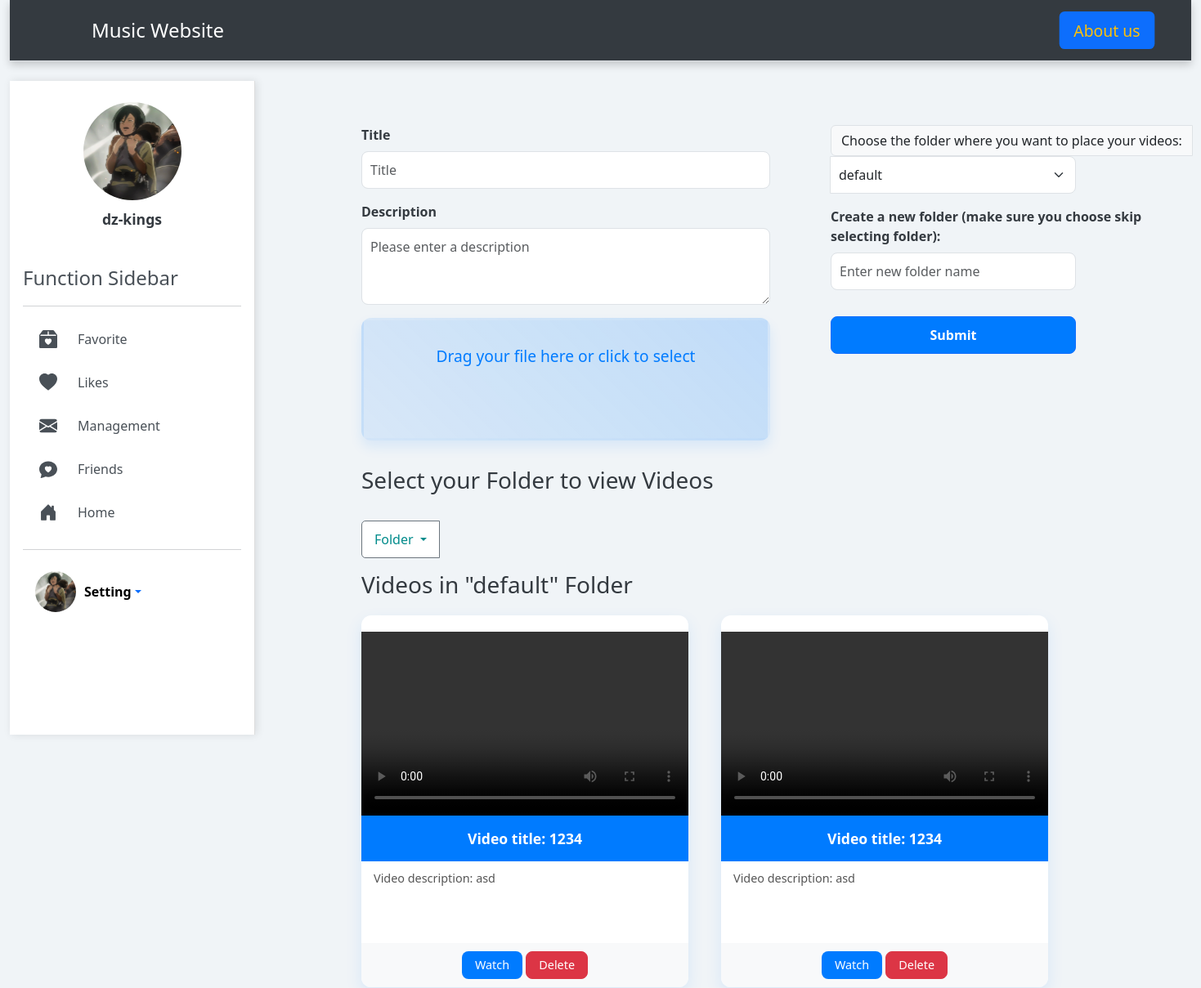
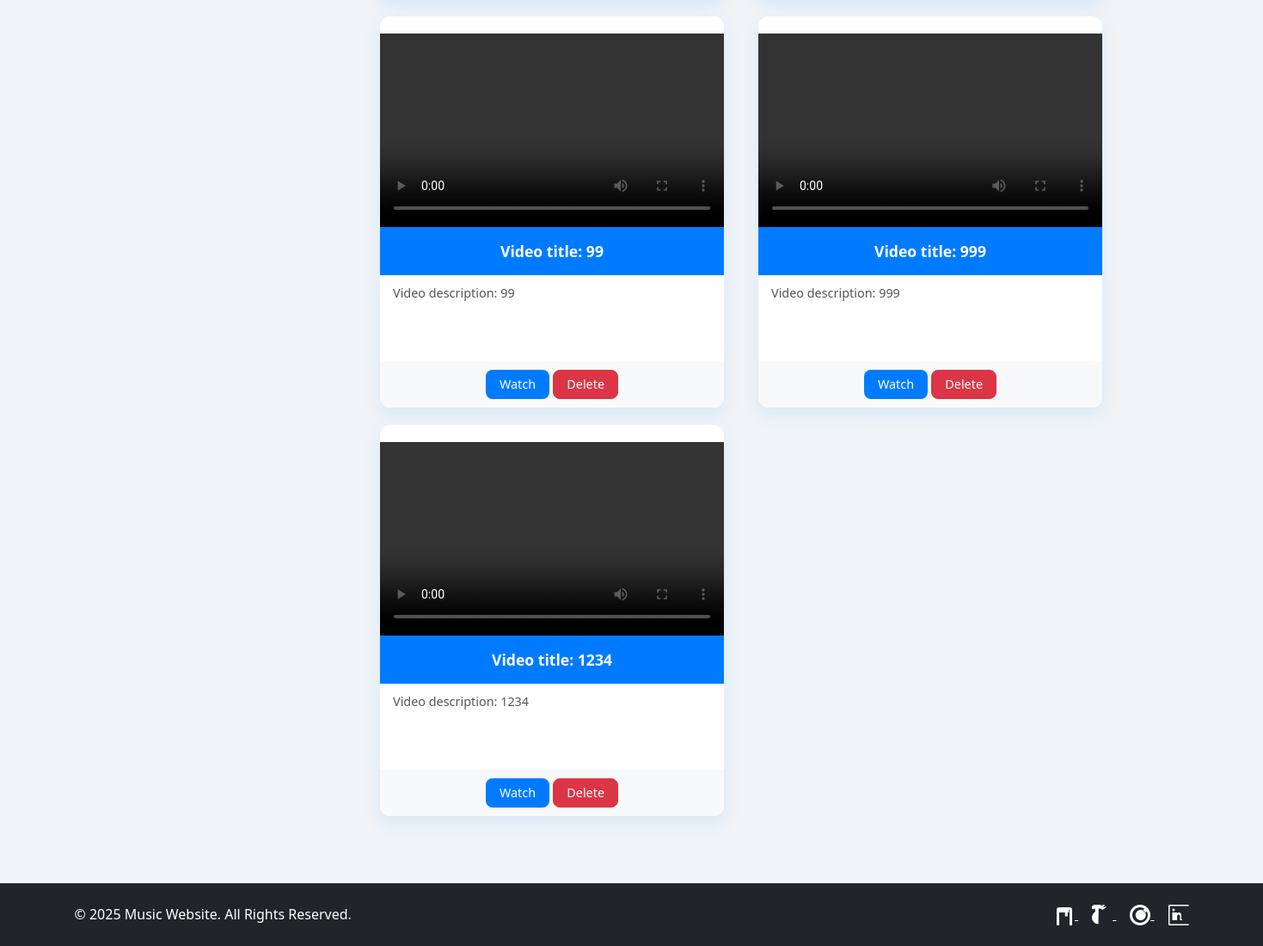
The page /user/management (signed in) on the database its author committed (2 pictures, top to bottom).
### user/models.py (models this page shows)
class management_folders(models.Model):
    user=models.ForeignKey(User,on_delete=models.CASCADE)
    title=models.CharField(max_length=200)
    videos=models.ManyToManyField(management, blank=True)

class management(models.Model):
    user=models.ForeignKey(User,related_name="management_set",on_delete=models.CASCADE)
    title=models.CharField(max_length=200)
    description=models.CharField(max_length=20000)
    upload_time=models.DateTimeField(auto_now_add=True)
    video=models.FileField(upload_to="videos/")

### user/views.py (the view, shortened to what this page needs)
# urls.py: path("management", views.user_management, name="management"),
@login_required
def user_management(request):
    user=request.user
    avatar = user.avatars.avatar
    forlder_id1=request.POST.get('folder_id')
    if forlder_id1:
        selected_forlder=management_folders.objects.filter(user=request.user,id=forlder_id1).first()
        videos=selected_forlder.videos.all()
    else:
        selected_forlder=management_folders.objects.filter(user=request.user).first()
        if not selected_forlder:
            management_folders.objects.create(user=request.user,title='default')
            selected_forlder=management_folders.objects.filter(user=request.user).first()
        videos=selected_forlder.videos.all()
    folders=management_folders.objects.filter(user=request.user)
    return render(request,'management.html',context={'videos':videos,'folders':folders,'selected_folder':selected_forlder,'user':user,'avatar':avatar})

### templates/management.html (shortened to what this page needs)
{% extends 'mainpage_template.html' %}
{% block body1 %}
<div style="max-width: 500px">
    <form method="POST" enctype="multipart/form-data">
        <div class="d-flex">
            <div class="flex-fill me-4" style="max-width: 600px;min-width: 500px">
                <div class="mb-3">
                    <label for="exampleFormControlInput1" class="form-label">Title</label>
                    <input type="text" class="form-control" id="exampleFormControlInput1" placeholder="Title" name="title" required>
                </div>
                <div class="mb-3">
                    <label for="exampleFormControlTextarea1" class="form-label">Description</label>
                    <textarea class="form-control" id="exampleFormControlTextarea1" rows="3" name="description" placeholder="Please enter a description" required></textarea>
                </div>
                <div class="mb-3">
                    <label for="video" class="drop-container" id="video-drop-container">
                        <span class="drop-title">Drag your file here or click to select</span>
                    </label>
                </div>
            </div>
            <div class="flex-fill" style="max-width: 300px; margin-left: 50px">
                <div class="input-group mb-3">
                    <label class="input-group-text" for="inputGroupSelect01">Choose the folder where you want to place your videos:</label>
                    <select class="form-select" id="inputGroupSelect01" name="folder_id">
                        {% for folder in folders %}
                            <option value="{{ folder.id }}" {% if selected_folder and selected_folder.id == folder.id %}selected{% endif %}>{{ folder.title }}</option>
                        {% endfor %}
                    </select>
                </div>
                <div id="new-folder-container" class="mb-3">
                    <label for="new_folder_title" class="form-label" style="width:400px">Create a new folder (make sure you choose skip selecting folder):</label>
                    <input type="text" class="form-control" id="new_folder_title" name="new_folder_title" placeholder="Enter new folder name">
                </div>
                <button type="submit" class="btn btn-primary mt-3 w-100">Submit</button>
            </div>
        </div>
    </form>
</div>
<h3>Select your Folder to view Videos</h3>
<form method="POST" name="folderForm">
    <div class="input-group mb-3">
        <button class="btn btn-outline-secondary dropdown-toggle btn-dropdown-custom" type="button" data-bs-toggle="dropdown" aria-expanded="false" style="color:darkcyan">
            Folder
        </button>
    </div>
</form>
<h3>Videos in "{{ selected_folder.title }}" Folder</h3>
<div class="video-container">
    {% for video in videos %}
        <div class="video-item">
            <div class="video-container">
            {% if '.mp3' in video.video.url or '.wav' in video.video.url %}
                    <img src="/media/avatars/default_cover_image.jpg" width="100%" height="225" alt="Audio Cover Image">
                    <audio controls>
                        <source src="{{ video.video.url }}" type="audio/mpeg">
                        Your browser does not support the audio element.
                    </audio>
                {% else %}
                <video width="100%" height="225" controls>
                        <source src="{{ video.video.url }}" type="video/mp4">
                    </video>
                {% endif %}
            </div>
            <div class="video-title">Video title: {{ video.title }}</div>
            <div class="video-desc">Video description: {{ video.description }}</div>
            <div class="video-actions">
            <form method="POST" action="{% url 'user:view_specific_video' video.id %}" style="display:inline;">
    <button type="submit" class="btn btn-watch">Watch</button>
</form>
             <form method="POST" action="{% url 'user:delete_video' video.id %}" style="display:inline;">
        <button type="submit" class="btn btn-danger">Delete</button>
    </form>
            </div>
        </div>
    {% endfor %}
</div>
{% endblock %}

### templates/mainpage_template.html (shortened to what this page needs)
<!DOCTYPE html>
<html lang="en">
<head>
    <link href="https://cdn.jsdelivr.net/npm/bootstrap@5.3.3/dist/css/bootstrap.min.css"
          rel="stylesheet"
>
</head>
<body onload="fadeIn()">
    {% if user.is_authenticated %}
    <div class="container-fluid">
        <header class="d-flex flex-wrap justify-content-between py-3 mb-4 border-bottom navbar">
            <a href="" class="d-flex align-items-center mb-3 mb-md-0 me-md-auto link-body-emphasis text-decoration-none" style="margin-left: 70px">
                <span class="fs-4 text-white">Music Website</span>
            </a>
            <ul class="nav nav-pills">
                <li class="nav-item"><a href="{% url 'user:about_us' %}" class="nav-link active" aria-current="page">About us</a></li>
            </ul>
        </header>
        <div class="d-flex">
            <div class="sidebar p-3">
                <div class="user-info">
                    <img src="{{ avatar.url|default:'/media/avatars/default.jpg' }}" alt="User Avatar" style="width:120px;height:120px">
                    <strong>{{ user.username|truncatechars:20 }}</strong>
                </div>
                <span class="fs-4 mb-3">Function Sidebar</span>
                <hr>
                <ul class="nav flex-column">
                    <li>
                        <a href="{% url 'user:flavorite' %}" class="nav-link">
                            <span>Favorite</span>
                        </a>
                    </li>
                    <li>
                        <a href="{% url 'user:likes' %}" class="nav-link">
                            <svg xmlns="http://www.w3.org/2000/svg" width="22" height="22" fill="currentColor" class="bi bi-heart-fill" viewBox="0 0 16 16">
                                <path fill-rule="evenodd" d="M8 1.314C12.438-3.248 23.534 4.735 8 15-7.534 4.736 3.562-3.248 8 1.314"/>
                            </svg>
                            <span>Likes</span>
                        </a>
                    </li>
                    <li>
                        <a href="{% url 'user:management' %}" class="nav-link">
                            <span>Management</span>
                        </a>
                    </li>
                    <li>
                        <a href="{% url 'user:friends' %}" class="nav-link">
                            <span>Friends</span>
                        </a>
                    </li>
                                <li>
                        <a href="{% url 'mainpage:user_mainpage' %}" class="nav-link">
<span>Home</span>
                        </a>
                    </li>
                </ul>
                <hr>
                <div class="dropdown">
                    <a href="#" class="d-flex align-items-center text-decoration-none dropdown-toggle" data-bs-toggle="dropdown" aria-expanded="false">
                        <img src="{{ avatar.url|default:'/media/avatars/default.jpg'  }}" alt="User Avatar" class="rounded-circle" style="width: 50px; height: 50px; object-fit: cover; margin-right: 10px">
                        <strong style="color:black">Setting</strong>
                    </a>
                </div>
            </div>
            <div class="main-content">
                <br>
                {% block body1 %}{% endblock %}
            </div>
        </div>
    </div>
    {% endif %}
</body>
<footer class="bg-dark text-white py-4 mt-5">
    <div class="container">
        <div class="row">
            <div class="col-md-6">
                <p class="mb-0">© 2025 Music Website. All Rights Reserved.</p>
            </div>
            <div class="col-md-6 text-md-end">
                <a href="#" class="text-white me-3">
                    <svg xmlns="http://www.w3.org/2000/svg" width="24" height="24" fill="currentColor" class="bi bi-facebook" viewBox="0 0 16 16">
                        <path d="M12 2H4a2 2 0 0 0-2 2v12a2 2 0 0 0 2 2h8a2 2 0 0 0 2-2V4a2 2 0 0 0-2-2zm0 14H4V4h8v12zM7.5 6h1v3h2V6h1V4h-4V2h-2v2H4v2h3.5z"/>
                    </svg>
                </a>
                <a href="#" class="text-white me-3">
                </a>
                <a href="#" class="text-white me-3">
                </a>
                <a href="#" class="text-white">
                </a>
            </div>
        </div>
    </div>
</footer>
</html>

### templates/mainpage_template.html (style rules this page uses)
body { background-color: #f0f4f7; font-family: 'Segoe UI', Tahoma, Geneva, Verdana, sans-serif; color: #495057; transition: all 0.3s ease; opacity: 0; transition: opacity 0.3s ease-in-out; }
.navbar { background-color: #343a40; box-shadow: 0 4px 10px rgba(0, 0, 0, 0.2); padding: 15px 30px; }
.navbar .nav-link { color: #fff !important; font-size: 1.1rem; transition: color 0.3s ease, transform 0.3s ease; }
.navbar .nav-link.active { color: #ffc107 !important; transform: scale(1.1); }
.sidebar { background-color: #ffffff; border-right: 1px solid #ddd; box-shadow: 2px 0 10px rgba(0, 0, 0, 0.1); height: 100vh; padding-top: 30px; min-width: 300px; transition: all 0.3s ease; }
.sidebar .nav-link { color: #495057; padding: 12px 20px; border-radius: 8px; margin-bottom: 5px; transition: background-color 0.3s ease, transform 0.3s ease; }
.sidebar .user-info { text-align: center; margin-bottom: 30px; padding: 10px; }
.sidebar .user-info img { width: 80px; height: 80px; object-fit: cover; border-radius: 50%; margin-bottom: 10px; }
.sidebar .user-info strong { display: block; font-size: 1.1rem; color: #343a40; font-weight: bold; }
.main-content { margin-left: 100px; padding: 30px; transition: margin-left 0.3s ease; }
.sidebar .nav-link span { margin-left: 10px; font-size: 1rem; }
.sidebar .nav-link { display: flex; align-items: center; }
.sidebar .nav-link svg { width: 22px; height: 22px; fill: currentColor; margin-right: 15px; }
.navbar a { font-weight: 500; }
.main-content { font-size: 1rem; color: #343a40; }

### templates/management.html (style rules this page uses)
.drop-container { position: relative; width: 100%; height: 150px; border: 3px solid transparent; border-radius: 12px; background-image: linear-gradient(45deg, rgba(0, 123, 255, 0.1), rgba(0, 123, 255, 0.2)); text-align: center; padding: 30px 15px; cursor: pointer; transition: all 0.3s ease; box-shadow: 0 8px 15px rgba(0, 123, 255, 0.1); }
.drop-title { font-size: 1.2rem; color: #007bff; font-weight: 500; }
.input-group-text { font-size: 1rem; }
.video-item { background-color: #fff; border-radius: 12px; box-shadow: 0 8px 20px rgba(0, 123, 255, 0.1); overflow: hidden; margin-right: 20px; width: 400px; transition: transform 0.3s ease, box-shadow 0.3s ease; }
.video-item .video-title { font-size: 1.1rem; font-weight: bold; padding: 15px; background-color: #007bff; color: #fff; text-align: center; }
.video-item .video-desc { padding: 10px 15px; font-size: 0.9rem; color: #555; height: 100px; overflow: hidden; }
.video-item .video-actions { text-align: center; padding: 10px; background-color: #f8f9fa; }
.video-item .video-actions .btn { font-size: 0.9rem; font-weight: 500; padding: 5px 15px; border-radius: 8px; }
.video-item .video-actions .btn-watch { background-color: #007bff; color: #fff; transition: background-color 0.3s ease; }
.video-container { display: flex; flex-wrap: wrap; gap: 20px; justify-content: flex-start; margin-top: 20px; }
.btn-dropdown-custom { border-radius: 5px; font-weight: 500; transition: background-color 0.3s ease; }
.dropdown-toggle { background-color: white; color: #0D6EFD; border-radius: 5px; font-weight: 500; padding: 10px 15px; }
.btn-primary { background-color: #007bff; border-radius: 8px; padding: 10px 20px; font-weight: 600; transition: background-color 0.3s ease; }
.input-group { border-radius: 5px; font-weight: 500; }
.form-control, .form-select { border-radius: 8px; padding: 10px; }
.form-label { font-weight: 600; }

### rows shown on the page
management_folders: title "default"
management: title "1234", description "asd"
management: title "1234", description "asd"
management: title "99", description "99"
management: title "999", description "999"
management: title "1234", description "1234"

### other values the page prints
{{ user.username|truncatechars:20 }} "dz-kings"
form field folder_id "default"
